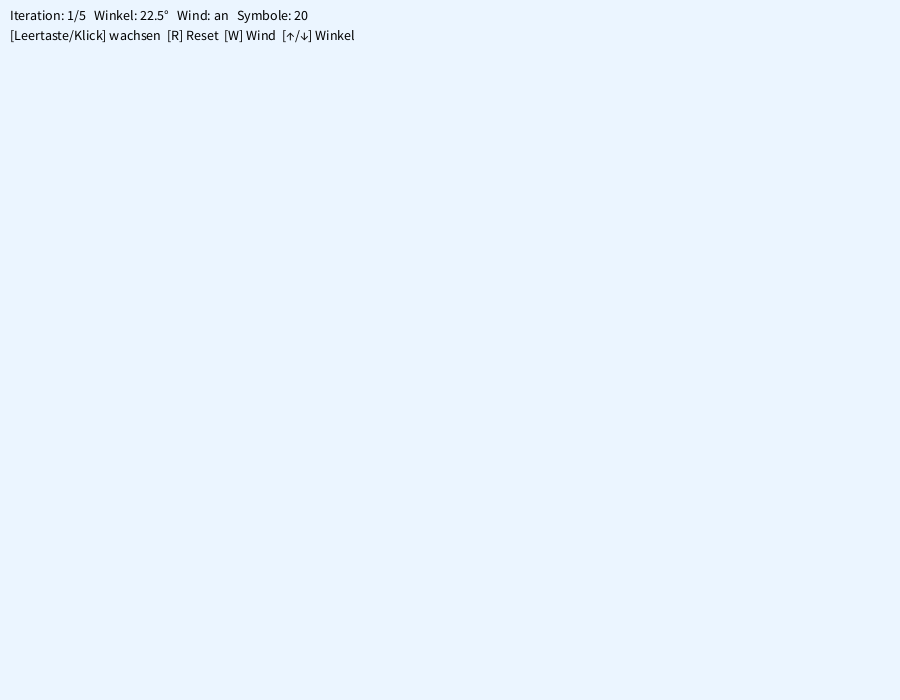
Frame 1 (no input)
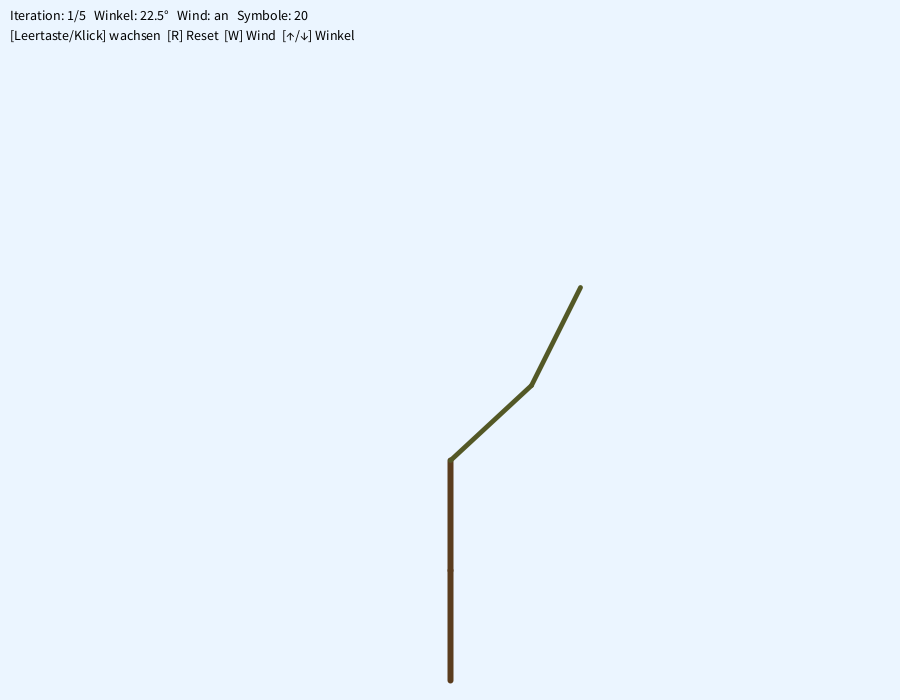
Frame 60 (the mouse pressed at the canvas centre just before this capture)
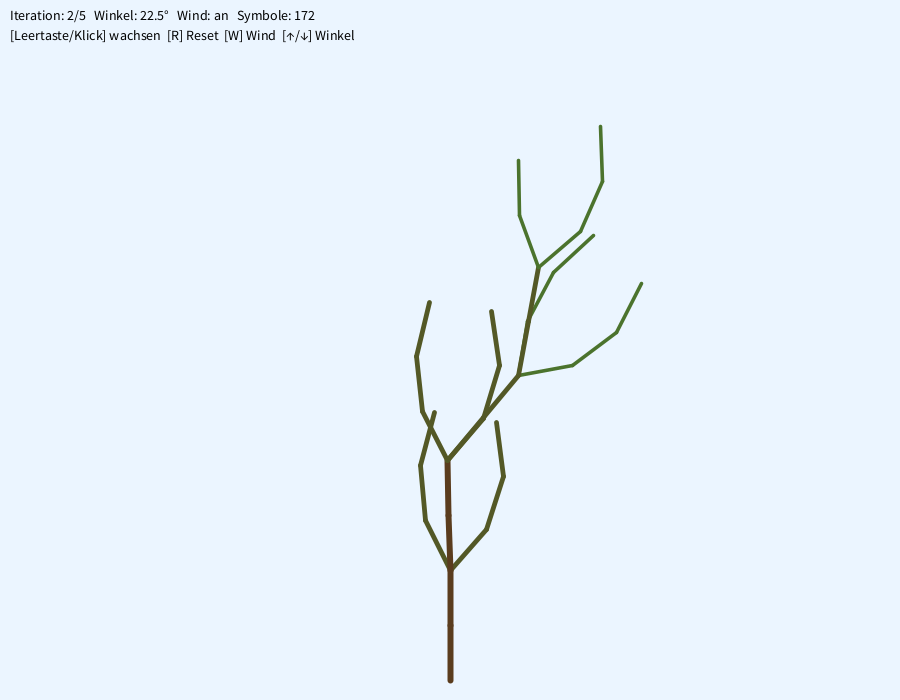
Frame 120 (the mouse held since frame 60 and released just before this capture)

The Processing sketch that drew these frames (run headless with seeded random() and noise(); from frame 60 on, the mouse is pressed at the canvas centre):

// Processing sketch: Baum_Simulation
// ── Baum_Simulation.pde
// L-System Baum – Prototyp (Processing, Java-Modus)
// Steuerung:
//   LEERTASTE / Mausklick : nächste Iteration (Baum wächst)
//   R                     : Reset
//   W                     : Wind an/aus
//   Pfeil hoch/runter     : Winkel ändern

String axiom = "F";
String rule  = "FF+[+F-F-F]-[-F+F+F]";   // F -> ...
int maxIter  = 5;
int iter     = 1;
String sentence;

float angleDeg = 22.5;
float len;
float growth = 0;       // 0..1: Wie viel vom String schon gezeichnet ist
float t = 0;            // Zeit für Wind
boolean windOn = true;

void setup() {
  size(900, 700);
  reset();
}

void reset() {
  iter = 1;
  sentence = generate(iter);
  growth = 0;
}

// Wendet die Produktionsregel n-mal parallel auf alle Symbole an
String generate(int n) {
  String s = axiom;
  for (int i = 0; i < n; i++) {
    StringBuilder next = new StringBuilder();
    for (int j = 0; j < s.length(); j++) {
      char c = s.charAt(j);
      if (c == 'F') next.append(rule);
      else next.append(c);
    }
    s = next.toString();
  }
  return s;
}

// Seitliches Schwanken je Verzweigungstiefe
float sway(int depth) {
  if (!windOn) return 0;
  return radians(2.5) * sin(t + depth * 0.7) * (depth + 1) * 0.5;
}

void draw() {
  background(235, 245, 255);
  t += 0.03;
  growth = min(1, growth + 0.008);

  len = 220.0 / pow(2, iter);
  float angle = radians(angleDeg);

  translate(width / 2, height - 20);

  int n = int(sentence.length() * growth);   // Wachstumsanimation
  int depth = 0;

  for (int i = 0; i < n; i++) {
    char c = sentence.charAt(i);
    if (c == 'F') {
      stroke(lerpColor(color(90, 60, 30), color(60, 170, 60), constrain(depth / 4.0, 0, 1)));
      strokeWeight(max(1, 6 - depth * 1.2));
      line(0, 0, 0, -len);
      translate(0, -len);
    } else if (c == '+') {
      rotate(angle + sway(depth));
    } else if (c == '-') {
      rotate(-angle + sway(depth));
    } else if (c == '[') {
      pushMatrix();
      depth++;
    } else if (c == ']') {
      popMatrix();
      depth--;
    }
  }
  while (depth-- > 0) popMatrix();   // Stack aufräumen bei Teil-Zeichnung

  // Infotext (ohne Transformation)
  resetMatrix();
  fill(0);
  textSize(14);
  text("Iteration: " + iter + "/" + maxIter + "   Winkel: " + nf(angleDeg, 1, 1)
     + "°   Wind: " + (windOn ? "an" : "aus")
     + "   Symbole: " + sentence.length(), 10, 20);
  text("[Leertaste/Klick] wachsen  [R] Reset  [W] Wind  [↑/↓] Winkel", 10, 40);
}

void nextIteration() {
  if (iter < maxIter) {
    iter++;
    sentence = generate(iter);
    growth = 0;
  }
}

void keyPressed() {
  if (key == ' ') nextIteration();
  if (key == 'r' || key == 'R') reset();
  if (key == 'w' || key == 'W') windOn = !windOn;
  if (keyCode == UP)   angleDeg += 1;
  if (keyCode == DOWN) angleDeg -= 1;
}

void mousePressed() {
  nextIteration();
}
